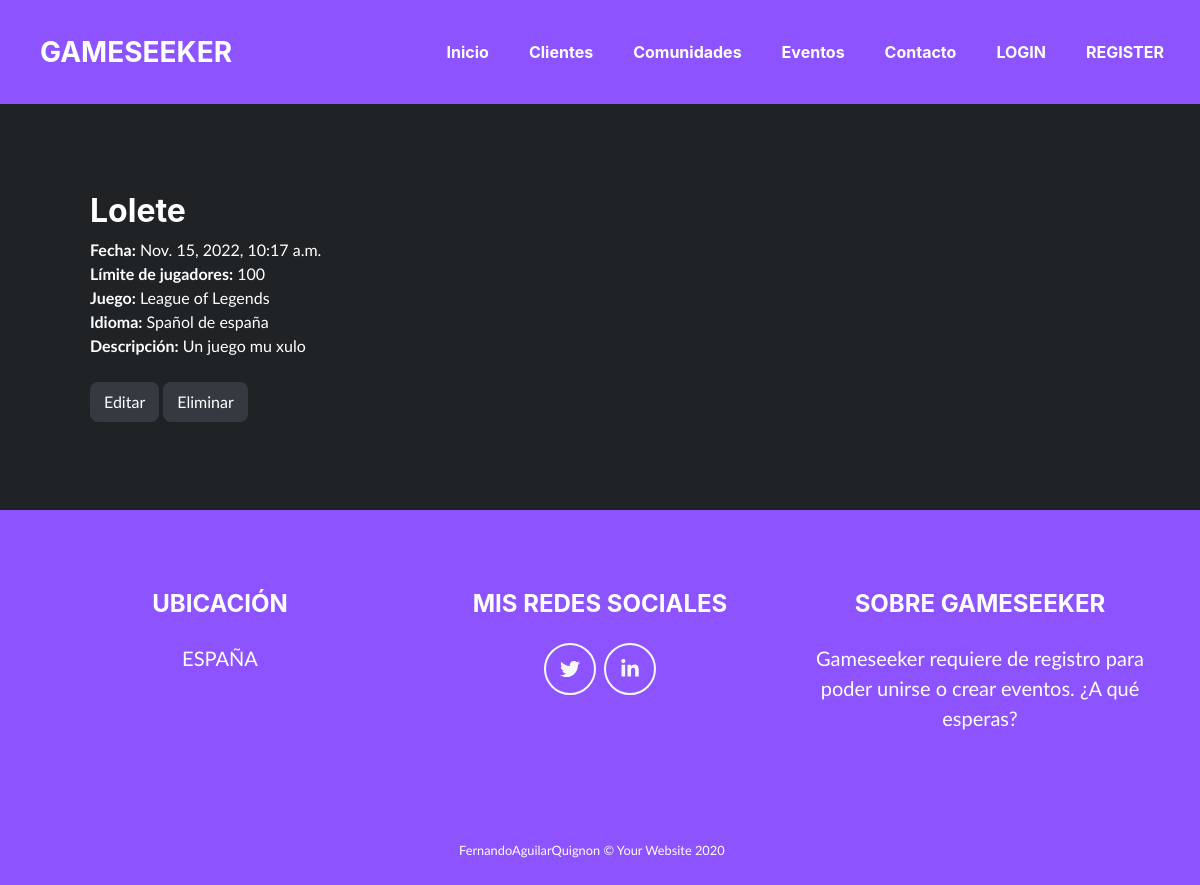
Page /eventos/1/ on the earlier database version.
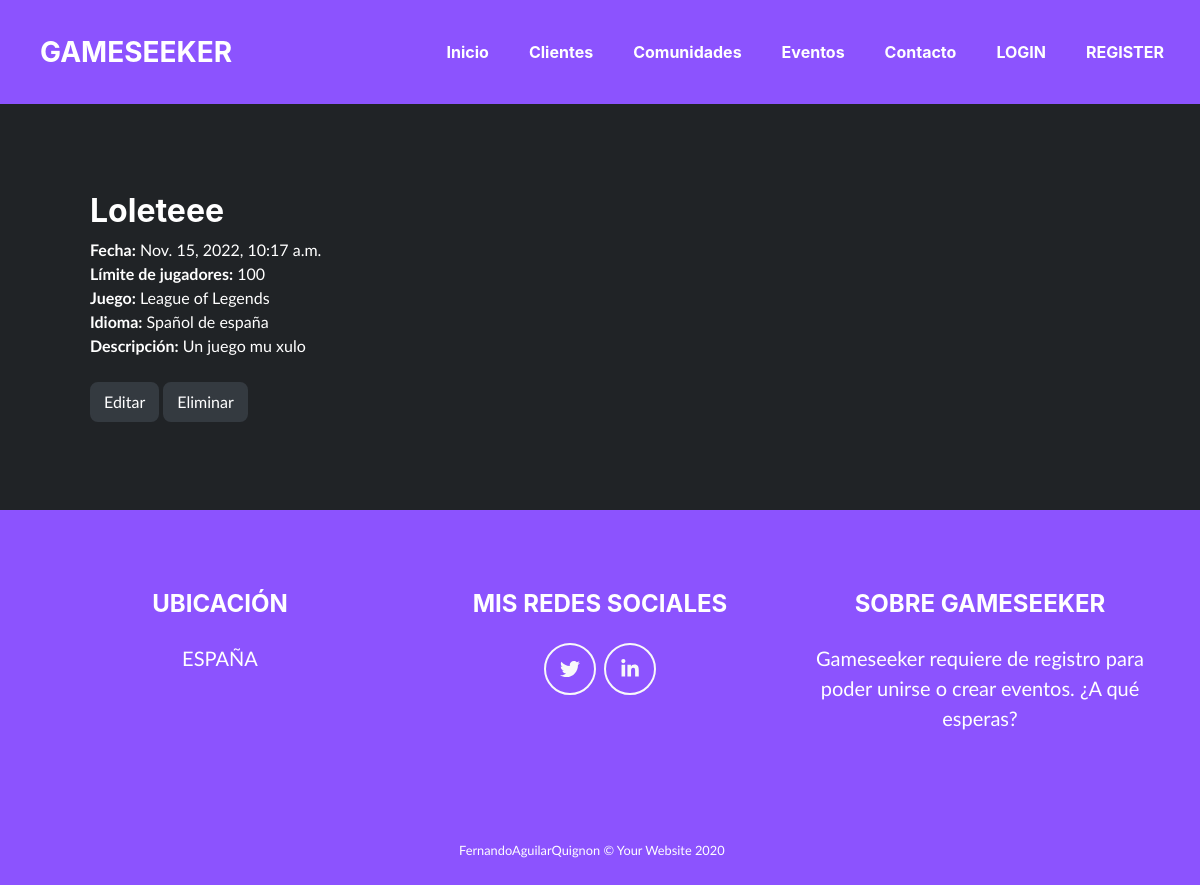
Same page on the later database version.
### gameseek_app/models.py (models this page shows, shortened)
class Event(models.Model):
    name = models.CharField(max_length = 100, unique=True, null=False, blank=False)
    date = models.DateTimeField(default='YYYY-MM-DD HH-MM-SS', null=False, blank=False)
    limit_of_players = models.PositiveBigIntegerField(null=False, blank=False)
    game = models.CharField(max_length = 100, null=False, blank=False)
    description = models.CharField(max_length = 1000)
    language = models.CharField(max_length = 100)

### gameseek_app/views.py (the view)
# urls.py: path('eventos/<int:pk>/', EventDetailView.as_view(), name='events-detail'),
class EventDetailView(DetailView):
    model = Event
    def get_context_data(self, **kwargs):
        context = super().get_context_data(**kwargs)
        context['now'] = timezone.now()
        return context

### gameseek_app/templates/gameseek_app/event_detail.html (shortened to what this page needs)
{% extends "base.html" %}
{% block content %}
<section class="page-section portfolio" id="portfolio">
    <ul>
    <h2>{{ object.name }}</h2>
        <li style="list-style: none"><b>Fecha:</b> {{ object.date }}</li>
        <li style="list-style: none"><b>Límite de jugadores:</b> {{ object.limit_of_players }}</li>
        <li style="list-style: none"><b>Juego:</b> {{ object.game }}</li>
        <li style="list-style: none"><b>Idioma:</b> {{ object.language }}</li>
        <li style="list-style: none"><b>Descripción:</b> {{ object.description }}</li>
        <br>
        <button type="button" class="btn btn-dark" onclick="window.location.href='edit/'">Editar</button>
        <button type="button" class="btn btn-dark" onclick="window.location.href='delete/'">Eliminar</button>
    </ul>
</section>
{% endblock %}

Differences in the rows shown:
changed Event "League of Legends": name "Lolete" → "Loleteee"
